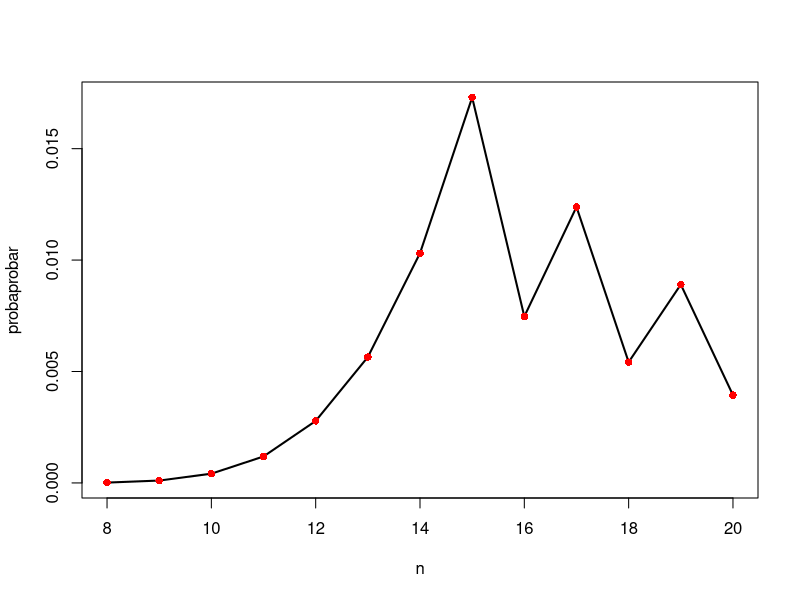
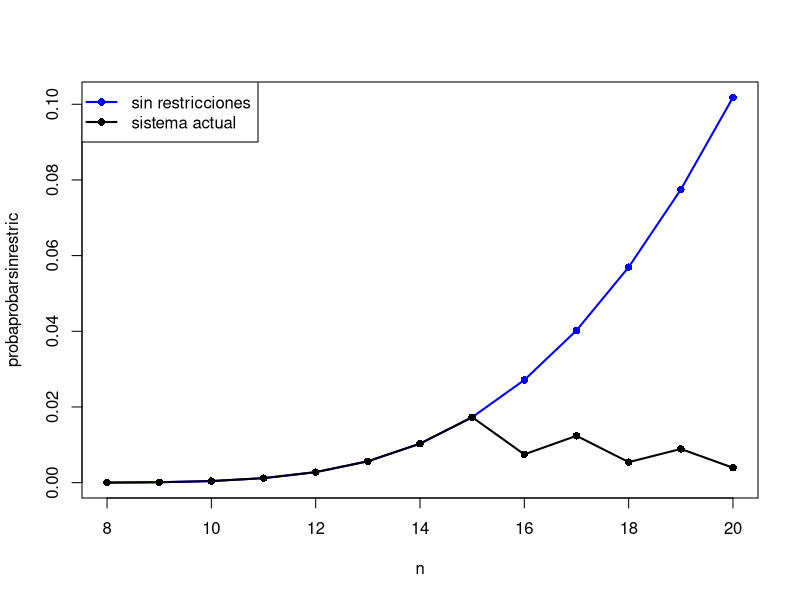

Source code (R) for these figures, in order:
# x ~ Bi(n,p)
#n=15
probaprobar<-1-pbinom(7, size = 15,prob = 0.25)
#probaprobar <- sum(dbinom(8:15, size = 15,prob = 0.25 ))
probaprobar
sum(dbinom(8:15, size = 15,prob = 0.25 ))

# n=20
probaprobar<-1-pbinom(10, size = 20,prob = 0.25)
probaprobar

# caso general
ene<-8:20

probaprobar<-1-pbinom(pmax(7,ene/2), size = ene,prob = 0.25)

plot(ene,probaprobar,type="l",lwd=2,xlab="n")
points(ene,probaprobar,pch=16,col="red")

# sin restricciones de respuestas incorrectas
# si no hubiera restricciones sobre cantidad de respuestas
# incorrectas (instrucciones en R)
probaprobarsinrestric<-1-pbinom(7, size = ene,prob = 0.25)
plot(ene,probaprobarsinrestric,type="l",lwd=2,col="blue"
     ,xlab = "n")
points(ene,probaprobarsinrestric,col="blue",pch=16)
points(ene,probaprobar,pch=16,col="black")
lines(ene,probaprobar,lwd=2)
max(probaprobarsinrestric)
legend("topleft",c("sin restricciones","sistema actual"),
       pch=c(16,16),lwd=c(2,2),col=c("blue","black"))

# X ~ H(N,M,n)
